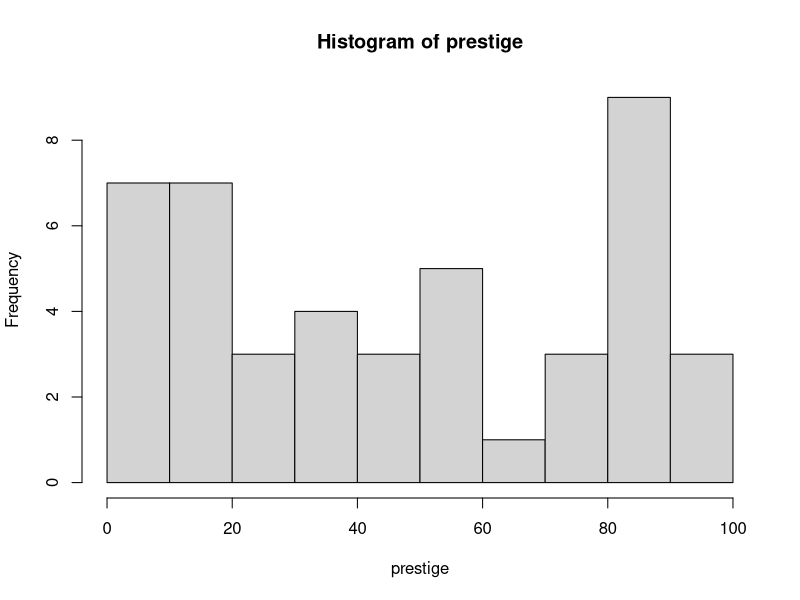
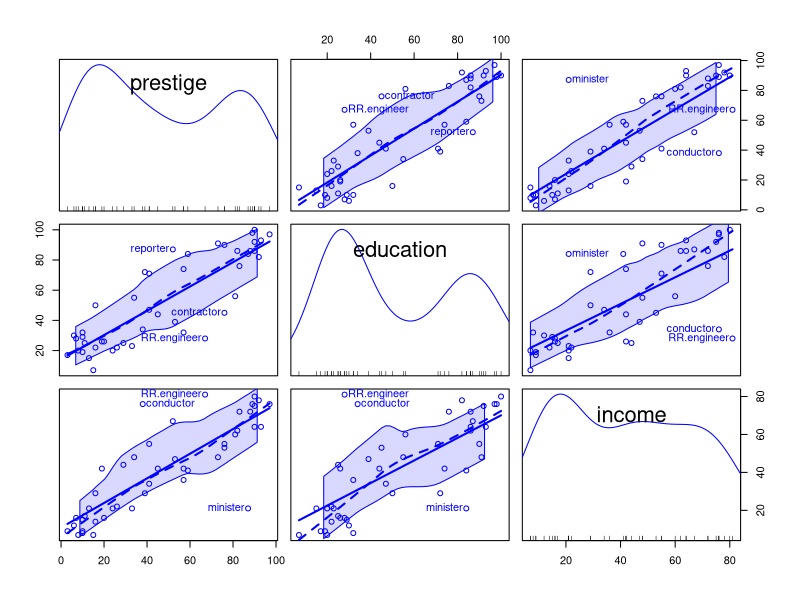
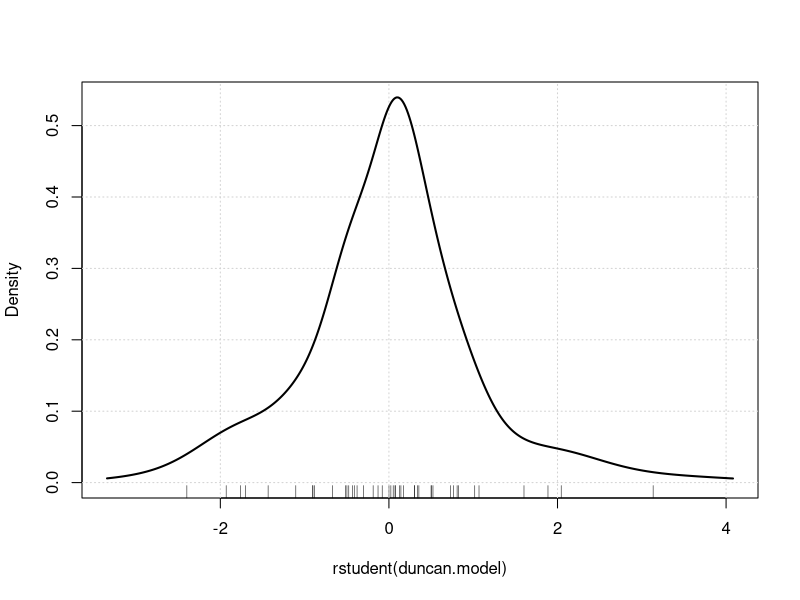
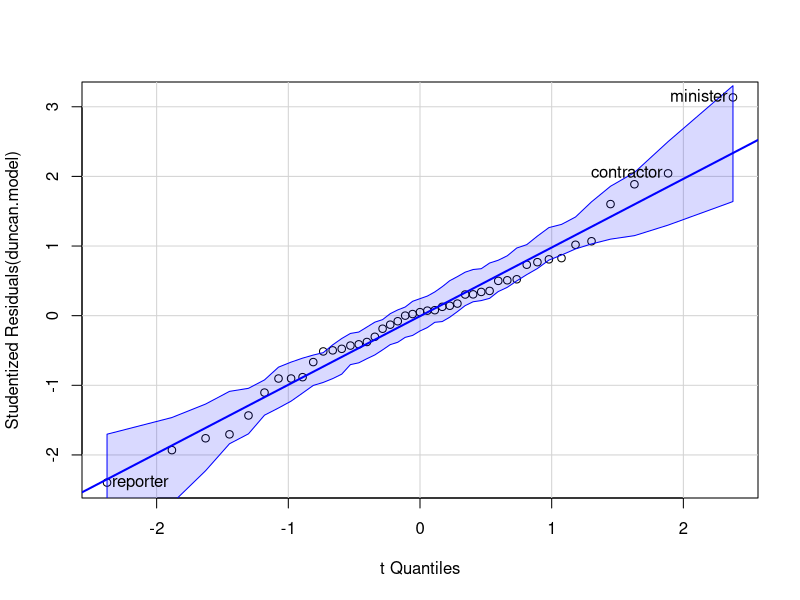
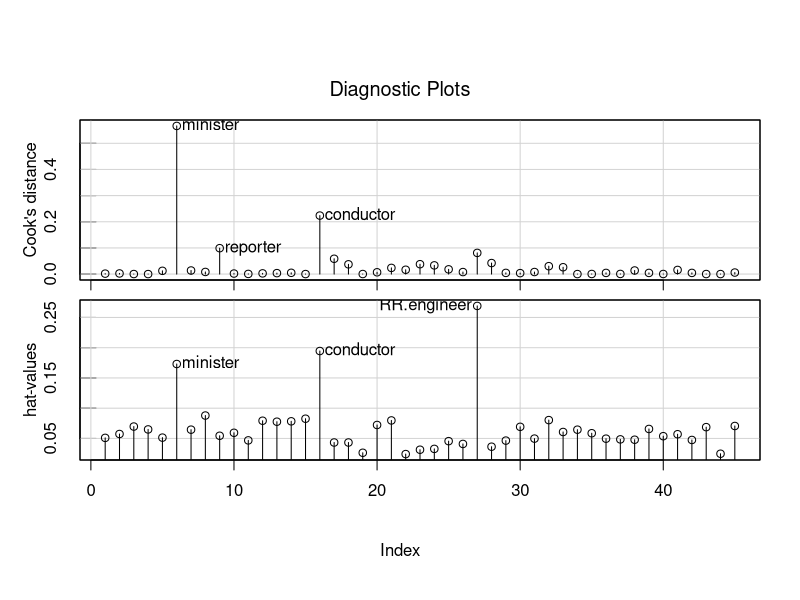
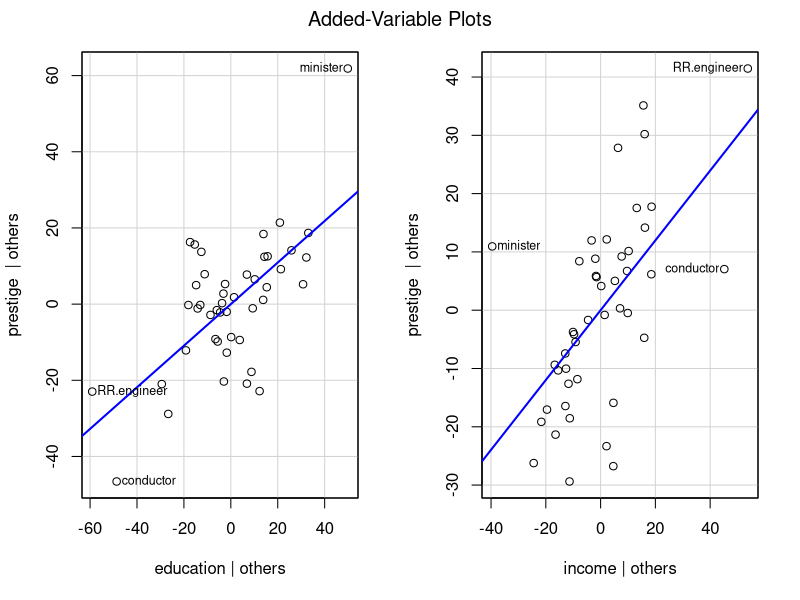
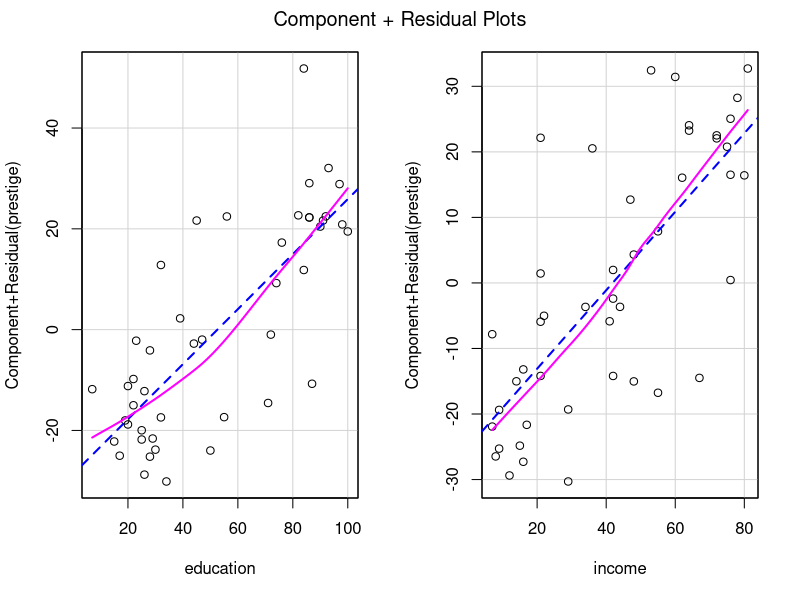

R code for these plots, in order:
## ---- chunk 1
knitr::opts_chunk$set(echo = TRUE)
## ---- chunk 2
library("car") # load car and carData packages
head(Duncan, n=10)
dim(Duncan)
## ---- chunk 3
summary(Duncan)
## ---- chunk 4
with(Duncan, hist(prestige))
## ---- chunk 5
scatterplotMatrix( ~ prestige + education + income, 
    id=list(n=3), data=Duncan)
## ---- chunk 6
(duncan.model <- lm(prestige ~ education + income, data=Duncan))
## ---- chunk 7
summary(duncan.model)
## ---- chunk 8
densityPlot(rstudent(duncan.model))
## ---- chunk 9
qqPlot(duncan.model, id=list(n=3))
## ---- chunk 10
outlierTest(duncan.model)
## ---- chunk 11
influenceIndexPlot(duncan.model, vars=c("Cook", "hat"), 
    id=list(n=3))
## ---- chunk 12
avPlots(duncan.model, 
    id=list(cex=0.75, n=3, method="mahal"))
## ---- chunk 13
crPlots(duncan.model, smooth=list(span=0.7))
## ---- chunk 14
ncvTest(duncan.model)
ncvTest(duncan.model, var.formula= ~ income + education)
## ---- chunk 15
whichNames(c("minister", "conductor"), Duncan)
duncan.model.2 <- update(duncan.model, subset=-c(6, 16))
summary(duncan.model.2)
## ---- chunk 16
compareCoefs(duncan.model, duncan.model.2)
